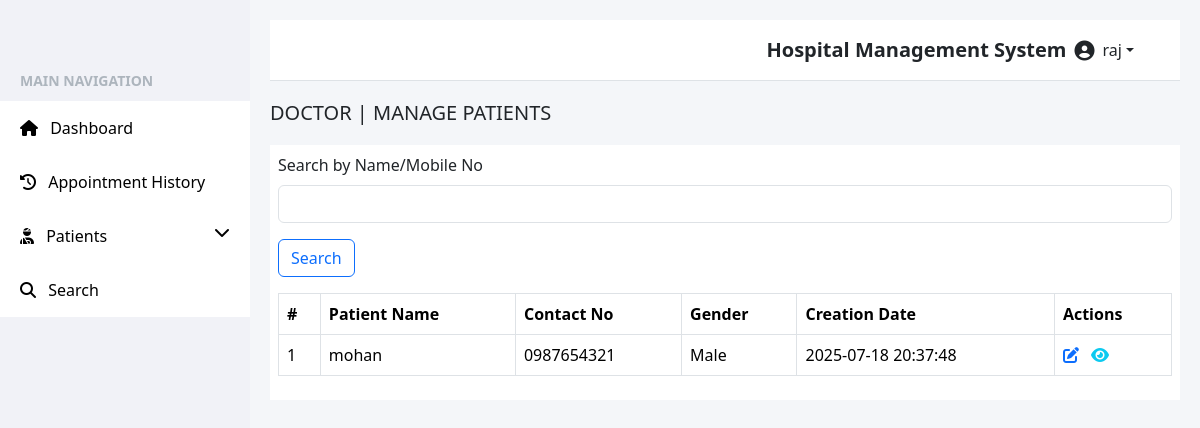
/search.php (signed in), run on the app's committed database.
### tables this page shows
CREATE TABLE `tblpatient` (
  `id` int(11) NOT NULL,
  `Docid` int(11) NOT NULL,
  `PatientName` varchar(100) NOT NULL,
  `PatientContno` varchar(20) NOT NULL,
  `PatientEmail` varchar(100) NOT NULL,
  `PatientGender` enum('Male','Female') NOT NULL,
  `PatientAdd` varchar(255) NOT NULL,
  `PatientAge` int(11) NOT NULL,
  `PatientMedhis` text DEFAULT NULL,
  `CreationDate` timestamp NOT NULL DEFAULT current_timestamp() ON UPDATE current_timestamp(),
  `UpdationDate` timestamp NOT NULL DEFAULT '0000-00-00 00:00:00'
);

### search.php (the view, shortened to what this page needs)
<?php
$doctor_id = $_SESSION['doctor_id'];
if (isset($_GET['search']) && !empty(trim($_GET['search']))) {
    $search_term = mysqli_real_escape_string($conn, trim($_GET['search']));
    $query = "SELECT * FROM tblpatient
              WHERE Docid = $doctor_id
              AND (PatientName LIKE '%$search_term%' OR PatientContno LIKE '%$search_term%')
              ORDER BY CreationDate DESC";
} else {
    $query = "SELECT * FROM tblpatient WHERE Docid = $doctor_id ORDER BY CreationDate DESC";
}
$result = mysqli_query($conn, $query);
?>
<!DOCTYPE html>
<html lang="en">
<head>
    <link href="https://cdn.jsdelivr.net/npm/bootstrap@5.3.7/dist/css/bootstrap.min.css" rel="stylesheet">
    <link href="https://cdnjs.cloudflare.com/ajax/libs/font-awesome/6.5.0/css/all.min.css" rel="stylesheet">
</head>
<body>
    <div class="sidebar">
        <div class="menu-title">Main Navigation</div>
        <a href="doctor-dashboard.php"><i class="fas fa-home me-2"></i> Dashboard</a>
        <a href="appointment-history.php"><i class="fas fa-history me-2"></i> Appointment History</a>
        <a data-bs-toggle="collapse" href="#patientsSubmenu" role="button" aria-expanded="false" aria-controls="patientsSubmenu">
            <i class="fas fa-user-injured me-2"></i> Patients
            <i class="fas fa-chevron-down float-end"></i>
        </a>
        <a href="search.php"><i class="fas fa-search me-2"></i> Search</a>
    </div>
    <div class="content">
        <div class="topbar d-flex justify-content-between align-items-center">
            <div class="title ms-auto me-2">Hospital Management System</div>
            <div class="dropdown user-info me-3">
                <a class="d-flex align-items-center text-dark text-decoration-none dropdown-toggle" href="#" role="button" id="userDropdown" data-bs-toggle="dropdown" aria-expanded="false">
                    <i class="fas fa-user-circle fa-lg me-2"></i>
                    <span><?php echo $_SESSION['doctor_name']; ?></span>
                </a>
            </div>
        </div>
        <div class="dashboard-section">
            <h5>DOCTOR | MANAGE PATIENTS</h5>
           <form method="GET" class="bg-white p-2">
    <div class="mb-3">
        <label class="form-label">Search by Name/Mobile No</label>
        <input type="text" name="search" class="form-control" >
    </div>
    <div class="mb-3">
        <button class="btn btn-outline-primary">Search</button>
    </div>
    <?php if (mysqli_num_rows($result) > 0): ?>
    <table class="table table-bordered mt-3">
        <thead>
            <tr>
                <th>#</th>
                <th>Patient Name</th>
                <th>Contact No</th>
                <th>Gender</th>
                <th>Creation Date</th>
                <th>Actions</th>
            </tr>
        </thead>
        <tbody>
            <?php $count = 1; while ($row = mysqli_fetch_assoc($result)): ?>
                <tr>
                    <td><?= $count++ ?></td>
                    <td><?= htmlspecialchars($row['PatientName']) ?></td>
                    <td><?= htmlspecialchars($row['PatientContno']) ?></td>
                    <td><?= htmlspecialchars($row['PatientGender']) ?></td>
                    <td><?= htmlspecialchars($row['CreationDate']) ?></td>
                    <td>
                        <a href="edit-patient.php?editid=<?= $row['id'] ?>" class="text-primary me-2"><i class="fas fa-edit"></i></a>
                        <a href="view-patient.php?viewid=<?= $row['id'] ?>" class="text-info"><i class="fas fa-eye"></i></a>
                    </td>
                </tr>
            <?php endwhile; ?>
        </tbody>
    </table>
<?php else: ?>
    <div class="alert alert-warning mt-3">No matching patients found.</div>
<?php endif; ?>
</form>
        </div>
    </div>
</body>
</html>

### search.php (style rules this page uses)
body { font-family: 'Segoe UI', sans-serif; background-color: #f4f6f9; margin: 0; padding: 0; }
.sidebar { height: 100vh; width: 250px; position: fixed; left: 0; top: 0; background-color: #f1f2f7; padding-top: 60px; color: white; }
.sidebar a { padding: 15px 20px; display: block; color: black; text-decoration: none; transition: 0.3s; background-color: #FFFFFF; }
.sidebar .menu-title { padding: 10px 20px; font-weight: bold; text-transform: uppercase; font-size: 14px; color: #adb5bd; }
.content { margin-left: 250px; padding: 20px; }
.topbar { background-color: white; padding: 15px 30px; border-bottom: 1px solid #dee2e6; display: flex; justify-content: space-between; align-items: center; }
.topbar .title { font-size: 20px; font-weight: bold; }
.topbar .user-info { display: flex; align-items: center; gap: 10px; }
.dashboard-section h5 { margin-top: 20px; margin-bottom: 20px; }

### data on the page
tblpatient: PatientName "mohan", PatientContno "0987654321", PatientGender "Male", CreationDate "2025-07-18 20:37:48"

### other printed values
$_SESSION['doctor_name'] "raj"
